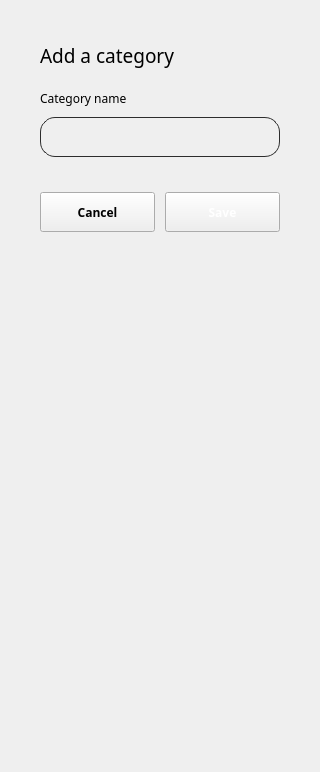
                       <widget class="QWidget" name="page_category_add">
                        <layout class="QGridLayout" name="gridLayout_17">
                         <property name="leftMargin">
                          <number>0</number>
                         </property>
                         <property name="topMargin">
                          <number>0</number>
                         </property>
                         <property name="rightMargin">
                          <number>0</number>
                         </property>
                         <property name="bottomMargin">
                          <number>0</number>
                         </property>
                         <property name="spacing">
                          <number>0</number>
                         </property>
                         <item row="0" column="0">
                          <widget class="QWidget" name="widget_category_add" native="true">
                           <layout class="QVBoxLayout" name="verticalLayout_69">
                            <property name="spacing">
                             <number>20</number>
                            </property>
                            <property name="leftMargin">
                             <number>40</number>
                            </property>
                            <property name="topMargin">
                             <number>40</number>
                            </property>
                            <property name="rightMargin">
                             <number>40</number>
                            </property>
                            <property name="bottomMargin">
                             <number>40</number>
                            </property>
                            <item>
                             <widget class="QLabel" name="label_70">
                              <property name="minimumSize">
                               <size>
                                <width>0</width>
                                <height>30</height>
                               </size>
                              </property>
                              <property name="maximumSize">
                               <size>
                                <width>16777215</width>
                                <height>30</height>
                               </size>
                              </property>
                              <property name="font">
                               <font>
                                <family>Hauora ExtraBold</family>
                                <pointsize>14</pointsize>
                               </font>
                              </property>
                              <property name="text">
                               <string>Add a category</string>
                              </property>
                             </widget>
                            </item>
                            <item>
                             <widget class="QWidget" name="widget_37" native="true">
                              <property name="minimumSize">
                               <size>
                                <width>0</width>
                                <height>67</height>
                               </size>
                              </property>
                              <property name="maximumSize">
                               <size>
                                <width>16777215</width>
                                <height>67</height>
                               </size>
                              </property>
                              <layout class="QVBoxLayout" name="verticalLayout_70">
                               <property name="spacing">
                                <number>10</number>
                               </property>
                               <property name="leftMargin">
                                <number>0</number>
                               </property>
                               <property name="topMargin">
                                <number>0</number>
                               </property>
                               <property name="rightMargin">
                                <number>0</number>
                               </property>
                               <property name="bottomMargin">
                                <number>0</number>
                               </property>
                               <item>
                                <widget class="QLabel" name="label_71">
                                 <property name="minimumSize">
                                  <size>
                                   <width>0</width>
                                   <height>17</height>
                                  </size>
                                 </property>
                                 <property name="maximumSize">
                                  <size>
                                   <width>16777215</width>
                                   <height>17</height>
                                  </size>
                                 </property>
                                 <property name="font">
                                  <font>
                                   <family>Hauora</family>
                                   <pointsize>9</pointsize>
                                  </font>
                                 </property>
                                 <property name="text">
                                  <string>Category name</string>
                                 </property>
                                </widget>
                               </item>
                               <item>
                                <widget class="QLineEdit" name="lineEdit_category_name_add">
                                 <property name="minimumSize">
                                  <size>
                                   <width>240</width>
                                   <height>40</height>
                                  </size>
                                 </property>
                                 <property name="maximumSize">
                                  <size>
                                   <width>400</width>
                                   <height>40</height>
                                  </size>
                                 </property>
                                 <property name="font">
                                  <font>
                                   <family>Hauora</family>
                                   <pointsize>9</pointsize>
                                  </font>
                                 </property>
                                 <property name="styleSheet">
                                  <string notr="true">border-radius: 15px;
background-color: rgba(0,0,0,0);
border: 1px solid rgb(45, 45, 45);
padding-top: 4px;
padding-bottom: 4px;
padding-left: 8px;
padding-right: 8px;

</string>
                                 </property>
                                 <property name="text">
                                  <string/>
                                 </property>
                                </widget>
                               </item>
                              </layout>
                             </widget>
                            </item>
                            <item>
                             <widget class="QWidget" name="widget_category_actions_add" native="true">
                              <property name="minimumSize">
                               <size>
                                <width>210</width>
                                <height>0</height>
                               </size>
                              </property>
                              <property name="maximumSize">
                               <size>
                                <width>400</width>
                                <height>55</height>
                               </size>
                              </property>
                              <layout class="QHBoxLayout" name="horizontalLayout_17">
                               <property name="spacing">
                                <number>10</number>
                               </property>
                               <property name="leftMargin">
                                <number>0</number>
                               </property>
                               <property name="topMargin">
                                <number>15</number>
                               </property>
                               <property name="rightMargin">
                                <number>0</number>
                               </property>
                               <property name="bottomMargin">
                                <number>0</number>
                               </property>
                               <item>
                                <widget class="QPushButton" name="pushButton_category_add_cancel">
                                 <property name="minimumSize">
                                  <size>
                                   <width>100</width>
                                   <height>40</height>
                                  </size>
                                 </property>
                                 <property name="maximumSize">
                                  <size>
                                   <width>195</width>
                                   <height>40</height>
                                  </size>
                                 </property>
                                 <property name="font">
                                  <font>
                                   <family>Hauora</family>
                                   <pointsize>9</pointsize>
                                   <bold>true</bold>
                                  </font>
                                 </property>
                                 <property name="cursor">
                                  <cursorShape>ArrowCursor</cursorShape>
                                 </property>
                                 <property name="layoutDirection">
                                  <enum>Qt::LeftToRight</enum>
                                 </property>
                                 <property name="styleSheet">
                                  <string notr="true"/>
                                 </property>
                                 <property name="text">
                                  <string>Cancel</string>
                                 </property>
                                 <property name="iconSize">
                                  <size>
                                   <width>30</width>
                                   <height>30</height>
                                  </size>
                                 </property>
                                 <property name="checkable">
                                  <bool>true</bool>
                                 </property>
                                 <property name="autoExclusive">
                                  <bool>true</bool>
                                 </property>
                                 <attribute name="buttonGroup">
                                  <string notr="true">buttonGroup_categories_add</string>
                                 </attribute>
                                </widget>
                               </item>
                               <item>
                                <widget class="QPushButton" name="pushButton_category_add_save">
                                 <property name="minimumSize">
                                  <size>
                                   <width>100</width>
                                   <height>40</height>
                                  </size>
                                 </property>
                                 <property name="maximumSize">
                                  <size>
                                   <width>195</width>
                                   <height>40</height>
                                  </size>
                                 </property>
                                 <property name="font">
                                  <font>
                                   <family>Hauora</family>
                                   <pointsize>9</pointsize>
                                   <bold>true</bold>
                                  </font>
                                 </property>
                                 <property name="cursor">
                                  <cursorShape>ArrowCursor</cursorShape>
                                 </property>
                                 <property name="layoutDirection">
                                  <enum>Qt::LeftToRight</enum>
                                 </property>
                                 <property name="styleSheet">
                                  <string notr="true">color: rgb(255, 255, 255);</string>
                                 </property>
                                 <property name="text">
                                  <string>Save</string>
                                 </property>
                                 <property name="iconSize">
                                  <size>
                                   <width>30</width>
                                   <height>30</height>
                                  </size>
                                 </property>
                                 <property name="checkable">
                                  <bool>true</bool>
                                 </property>
                                 <property name="autoExclusive">
                                  <bool>true</bool>
                                 </property>
                                 <attribute name="buttonGroup">
                                  <string notr="true">buttonGroup_categories_add</string>
                                 </attribute>
                                </widget>
                               </item>
                              </layout>
                             </widget>
                            </item>
                            <item>
                             <spacer name="verticalSpacer_30">
                              <property name="orientation">
                               <enum>Qt::Vertical</enum>
                              </property>
                              <property name="sizeType">
                               <enum>QSizePolicy::Fixed</enum>
                              </property>
                              <property name="sizeHint" stdset="0">
                               <size>
                                <width>20</width>
                                <height>500</height>
                               </size>
                              </property>
                             </spacer>
                            </item>
                           </layout>
                          </widget>
                         </item>
                        </layout>
                       </widget>
